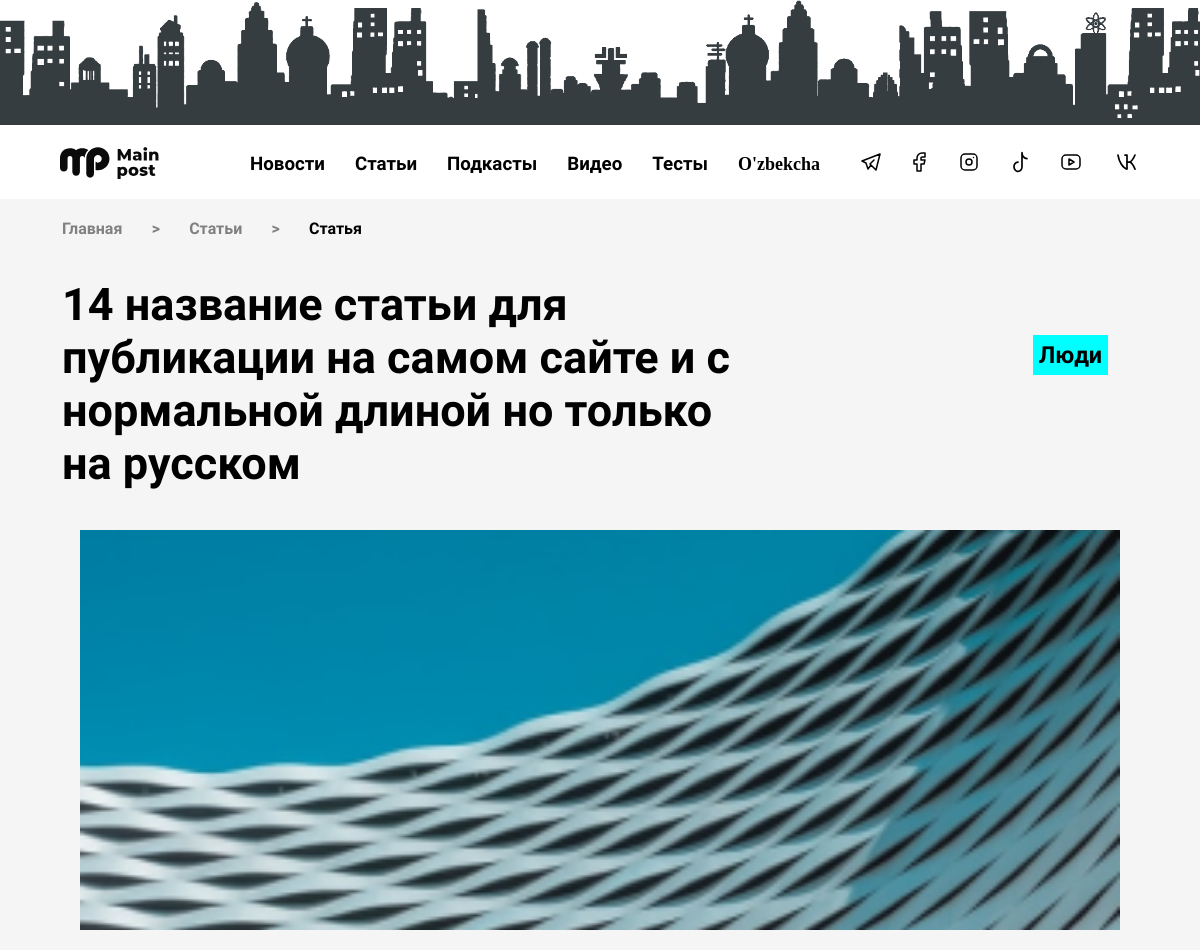
The app's page /ru/article_detail/14-nazvanie-stati-dlya-publikacii-na-samom-sajte-i-s-normalnoj-dlinoj-no-tolko-na-russkom/ (upper part), older data.
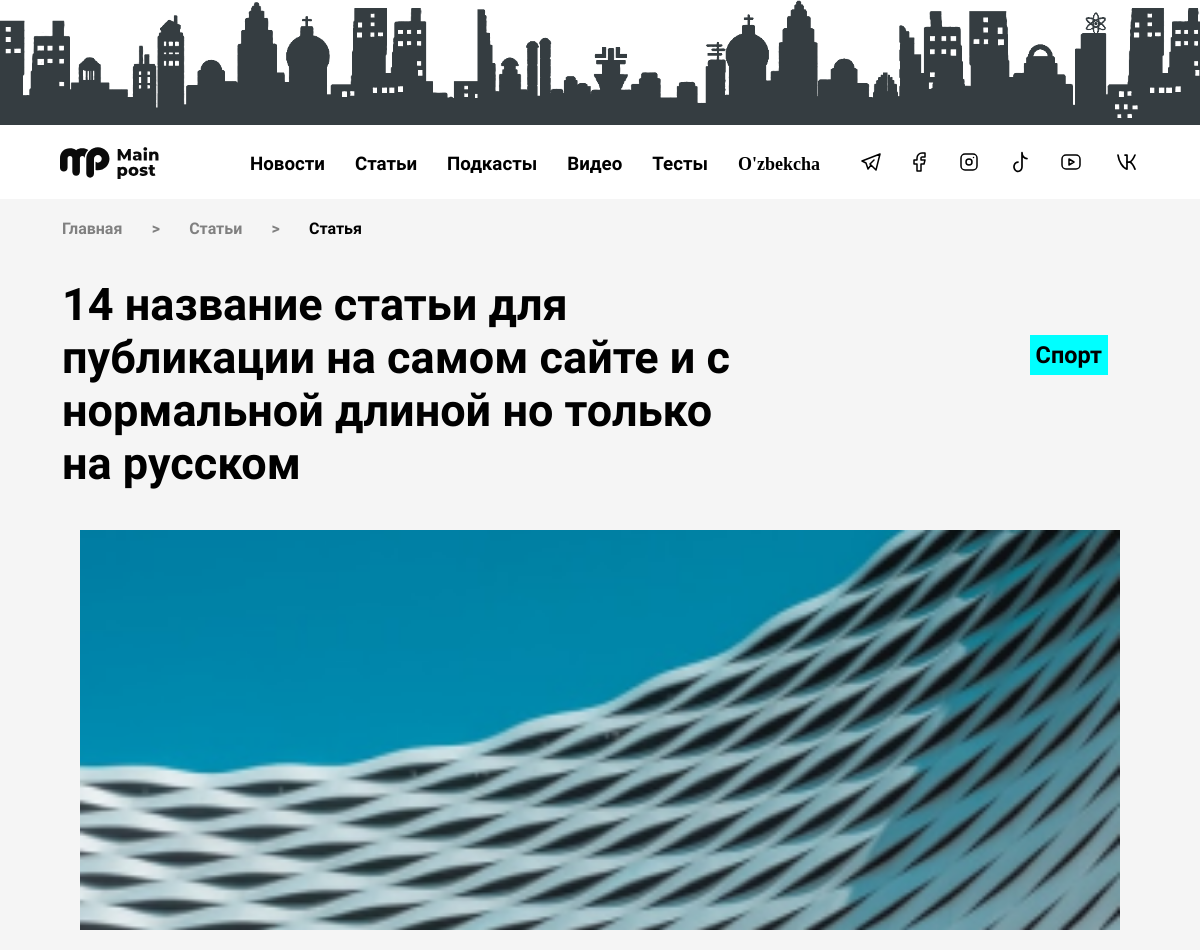
The same page, newer data.
### main/models.py (models this page shows, shortened)
class Articles(models.Model):
    short_title = models.CharField("Короткое название", max_length=120)
    video = models.CharField("Ссылка YouTube", max_length=500, blank=True)
    title = models.CharField("Название статьи", max_length=250)
    title1 = models.CharField("Короткое название 1", max_length=120)
    title2 = models.CharField("Короткое название 2", max_length=120)
    image = models.ImageField("Картинка", upload_to="article/%Y/%m/%d/")
    slug = models.SlugField("Slug", max_length=120, unique=True)
    categories = models.ForeignKey("Categories",
                                   verbose_name="Категории",
                                   on_delete=models.CASCADE,
                                   related_name="category")
    short_description = models.TextField("Короткое описание", max_length=300)
    description = models.TextField("Описание статьи", )
    date_created = models.DateTimeField("Дата создания", default=timezone.now)   # auto_now_add=True
    date_updated = models.DateTimeField("Дата обновления", auto_now=True)        # auto_now=True
    views = models.PositiveIntegerField("Просмотры", default=0)
    author = models.ForeignKey("Author", verbose_name="Автор", related_name="author", on_delete=models.PROTECT)
    class Meta:
        verbose_name = "Статья"
        verbose_name_plural = "Статьи"
        ordering = ["-id"]

class Categories(models.Model):
    name = models.CharField("Название категории", max_length=120)
    description = models.TextField("Описание", max_length=250)
    url = models.SlugField(max_length=120, unique=True)
    def __str__(self):
        return self.name
    class Meta:
        verbose_name = "Категория"
        verbose_name_plural = "Категории"

### main/views.py (the view)
# urls.py: path("article_detail/<slug:slug>/", views.article_detail, name="article_detail"),
def article_detail(request, slug):
    article = get_object_or_404(Articles, slug=slug)
    rand_article = Articles.objects.all()[:20]
    rand_article = random.choices(rand_article, k=2)
    article.views += 1
    article.save()
    return render(request, "main/article_detail.html", {"article": article,
                                                        "rand_article": rand_article,
                                                        })

### main/templates/main/article_detail.html (shortened to what this page needs)
{% load static i18n %}
<!DOCTYPE html>
<html lang="ru">
<head>
    <link rel="stylesheet" href="{% static 'css/details.css' %}">
    <link rel="stylesheet" href="{% static 'css/header.css' %}">
    <link rel="stylesheet" href="{% static 'css/footer.css' %}">
</head>
<body>
    <div class="adv" style="margin-top: 0">
        <img src="{% static 'img/reklama.png' %}" alt="da">
    </div>
    {% include 'include/header.html' %}
    <div class="header_topbar" style="margin-top: 0">
        <div class="header_topbar__container">
            <div class="header_topbar__left">
                <div class="header_topbar__nav">
                    <ul class="header_topbar__menu">
                        <li class="topbar__item"><a href="{% url 'main' %}">Главная</a></li>
                        <li class="topbar__item">> </li>
                        <li class="topbar__item"><a href="{% url 'categories' %}">Статьи</a></li>
                        <li class="topbar__item">> </li>
                        <li class="topbar__item">
                            <h4>Статья</h4>
                        </li>
                    </ul>
                </div>
                <div class="header_topbar__title">
                    <h2>{{ article.title }}</h2>
                </div>
            </div>
            <div class="header_topbar__right">
                <div class="category"><a href="{% url 'category_view' article.categories.url %}">
                        <h3>{{ article.categories }}</h3>
                    </a></div>
            </div>
        </div>
    </div>
    <div class="state_main">
        <div class="state_main__container">
            <div class="state_main__top" style="background-image: url({{ article.image.url }});"></div>
        </div>
    </div>
    <br>
    <br>
    {% include 'include/footer.html' %}
</body>
</html>

Row changes from the older to the newer data that the page shows:
changed Articles: categories "Люди" → "Спорт"
